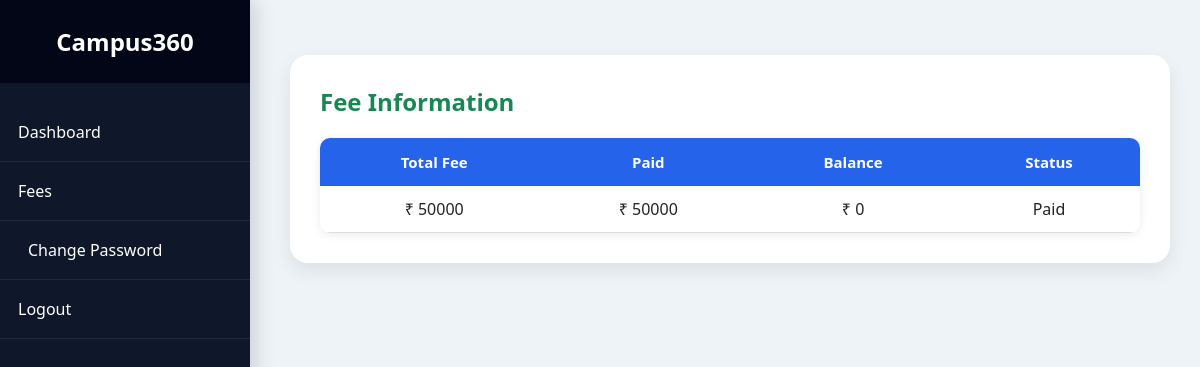
The app's page /fees (signed in) with its own data.
### tables this page shows
CREATE TABLE fees(

id INTEGER PRIMARY KEY AUTOINCREMENT,

rollno TEXT,

total_fee INTEGER,

paid INTEGER,

balance INTEGER,

status TEXT,

FOREIGN KEY(rollno)
REFERENCES students(rollno)

);

### app.py (the view)
@app.route("/fees")
def fees():
    if "student" not in session:
        return redirect("/")
    conn = get_connection()
    cursor = conn.cursor()
    cursor.execute(
        "SELECT * FROM fees WHERE rollno=?",
        (session["student"],)
    )
    fee = cursor.fetchone()
    conn.close()
    return render_template(
        "fees.html",
        fee=fee
    )

### app.py (called while the page is built)
def get_connection():
    conn = sqlite3.connect("portal.db")
    conn.row_factory = sqlite3.Row
    return conn

@app.context_processor
def inject_user():
    return dict(
        student=session.get("student"),
        faculty=session.get("faculty"),
        admin=session.get("admin")
    )

@app.before_request
def before_request():
    pass

@app.after_request
def after_request(response):
    response.headers["Cache-Control"] = "no-store"
    return response

### templates/fees.html (shortened to what this page needs)
<!DOCTYPE html>
<html>
<head>
<link rel="stylesheet" href="{{ url_for('static', filename='style.css') }}">
</head>
<body>
<div class="sidebar">
<h2>Campus360</h2>
<ul>
<li><a href="/student_dashboard">Dashboard</a></li>
<li><a href="/fees">Fees</a></li>
<li>
    <a href="/change_password">
         Change Password
    </a>
</li>
<li><a href="/logout">Logout</a></li>
</ul>
</div>
<div class="main">
<div class="fee-card">
<h2>Fee Information</h2>
<table>
<tr>
<th>Total Fee</th>
<th>Paid</th>
<th>Balance</th>
<th>Status</th>
</tr>
<tr>
<td>₹ {{ fee['total_fee'] }}</td>
<td>₹ {{ fee['paid'] }}</td>
<td>₹ {{ fee['balance'] }}</td>
<td>{{ fee['status'] }}</td>
</tr>
</table>
</div>
</div>
</body>
</html>

### static/style.css (style rules this page uses)
* { margin:0; padding:0; box-sizing:border-box; font-family:'Segoe UI',Tahoma,Geneva,Verdana,sans-serif; }
body { background:#eef3f8; color:#222; }
.sidebar { position:fixed; left:0; top:0; width:250px; height:100%; background:#0f172a; color:white; overflow:auto; }
.sidebar h2 { padding:25px; text-align:center; background:#020617; font-size:24px; }
.sidebar ul { list-style:none; }
.sidebar ul li { border-bottom:1px solid rgba(255,255,255,.08); }
.sidebar ul li a { display:block; color:white; text-decoration:none; padding:18px; transition:.3s; }
.main { margin-left:260px; padding:30px; }
table { width:100%; border-collapse:collapse; background:white; border-radius:15px; overflow:hidden; box-shadow:0 8px 20px rgba(0,0,0,.08); margin-top:20px; }
table th { background:#0b6efd; color:white; padding:16px; text-align:left; font-size:15px; }
table td { padding:15px; border-bottom:1px solid #ececec; }
.fee-card { background:white; border-radius:18px; padding:30px; box-shadow:0 8px 20px rgba(0,0,0,.08); margin-top:25px; }
.fee-card h2 { color:#198754; }
.main { animation:fade .6s ease; }
.card, .profile-card, .form-box, table, .notification { transition:.35s; }
h2 { margin-bottom:20px; }
* { transition:.25s; }
.sidebar { box-shadow:5px 0 20px rgba(0,0,0,.15); }
.sidebar ul li { position:relative; }
table { animation:fade .6s ease; }
table tr { transition:.25s; }
a { text-decoration:none; }
table { width:100%; border-collapse:collapse; margin-top:20px; background:white; border-radius:10px; overflow:hidden; box-shadow:0 2px 10px rgba(0,0,0,.08); }
table th { background:#0d6efd; color:white; padding:12px; text-align:center; }
table td { padding:10px; text-align:center; border-bottom:1px solid #ddd; }
table { width:100%; border-collapse:collapse; }
table th { background:#2563eb; color:#fff; text-align:center; padding:14px; }
table td { text-align:center; padding:12px; vertical-align:middle; }
table { border-collapse:collapse;width:100% }
table th,table td { text-align:center;vertical-align:middle }

### records on screen
fees: total_fee "50000", paid "50000", balance "0", status "Paid"
